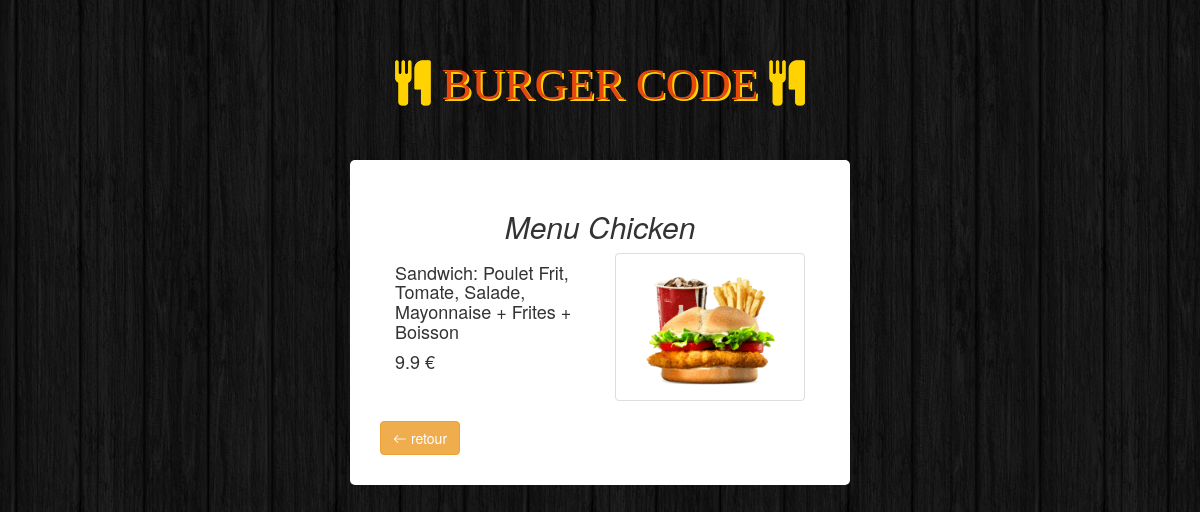
/viewOneMenu.php?name=Menu Chicken, run on the app's committed database.
### tables this page shows
CREATE TABLE `items` (
  `id` int(11) NOT NULL,
  `name` varchar(100) NOT NULL,
  `description` varchar(255) NOT NULL,
  `price` float NOT NULL,
  `image` varchar(255) NOT NULL,
  `category` int(11) NOT NULL
);

### Database.php (called while the page is built, shortened)
<?php
	class Database
	{
		public $pdo ='';
		function __construct($host,$username, $password, $dbname)
		{
			$this->pdo = new PDO('mysql:host='.$host.';dbname='.$dbname,$username,$password);
		}
		function viewOneMenu($name)
		{
			$sql = 'SELECT name,description,price,image,category FROM items WHERE name=:name';
			$statement = $this->pdo->prepare($sql);
			$statement->execute($name);
			return $statement->fetch(PDO::FETCH_ASSOC);
		}
	}
?>

### viewOneMenu.php (the view, shortened to what this page needs)
<?php
	require('Database.php');
	$db = new Database('localhost','root','','burgercode');
		$oneMenu = $db->viewOneMenu(['name'=> $_GET['name']]);
?>
<!DOCTYPE html>
<html>
<head>
	<link rel="stylesheet" type="text/css" href="css/bootstrap.min.css">
	<link rel="stylesheet" type="text/css" href="css/burgercode.css">
	<link rel="stylesheet" type="text/css" href="fa/css/font-awesome.min.css">
	<link href="bootstrap-icons/bootstrap-icons.css" rel="stylesheet">
</head>
<body>
	<div class="container">
		<h1 class="text-logo"><span class="fa fa-cutlery" id="iconeTitle"></span> BURGER CODE <span class="fa fa-cutlery"id="iconeTitle"></span></h1>
	</div>
	<div class="container" style="width:500px; background: white; border-radius: 5px; padding: 30px;" >
		<h2 class="text-center"> <i> <?php echo $oneMenu['name']; ?></i></h2>
		<div class="col-md-6">
			<h4> <?= $oneMenu['description']; ?></h4>
			<h4> <?= $oneMenu['price'].' €'; ?> </h4>
		</div>
		<div class="col-md-6">
			<img src="http://localhost/myall/BurgerCode/photo/<?php echo $oneMenu['image'];?>" class="img-responsive thumbnail">
		</div>
		<a href="menu.php" type="button" class="btn btn-warning"> <span class="bi bi-arrow-left"> retour</span> </a>
	</div>
</body>
</html>

### css/burgercode.css (style rules this page uses)
body { background: url(../images/bg.png); }
.text-logo { font-family: ui-rounded; color: #e7480f; text-shadow: 2px 2px #ffd301; font-size: 45px; text-align: center; padding: 40px 0; }
#iconeTitle { color: #ffd301; text-shadow: 0 0 #ffd301; }

### data on the page
items: name "Menu Chicken", description "Sandwich: Poulet Frit, Tomate, Salade, Mayonnaise + Frites + Boisson", price "9.9", image (picture)
